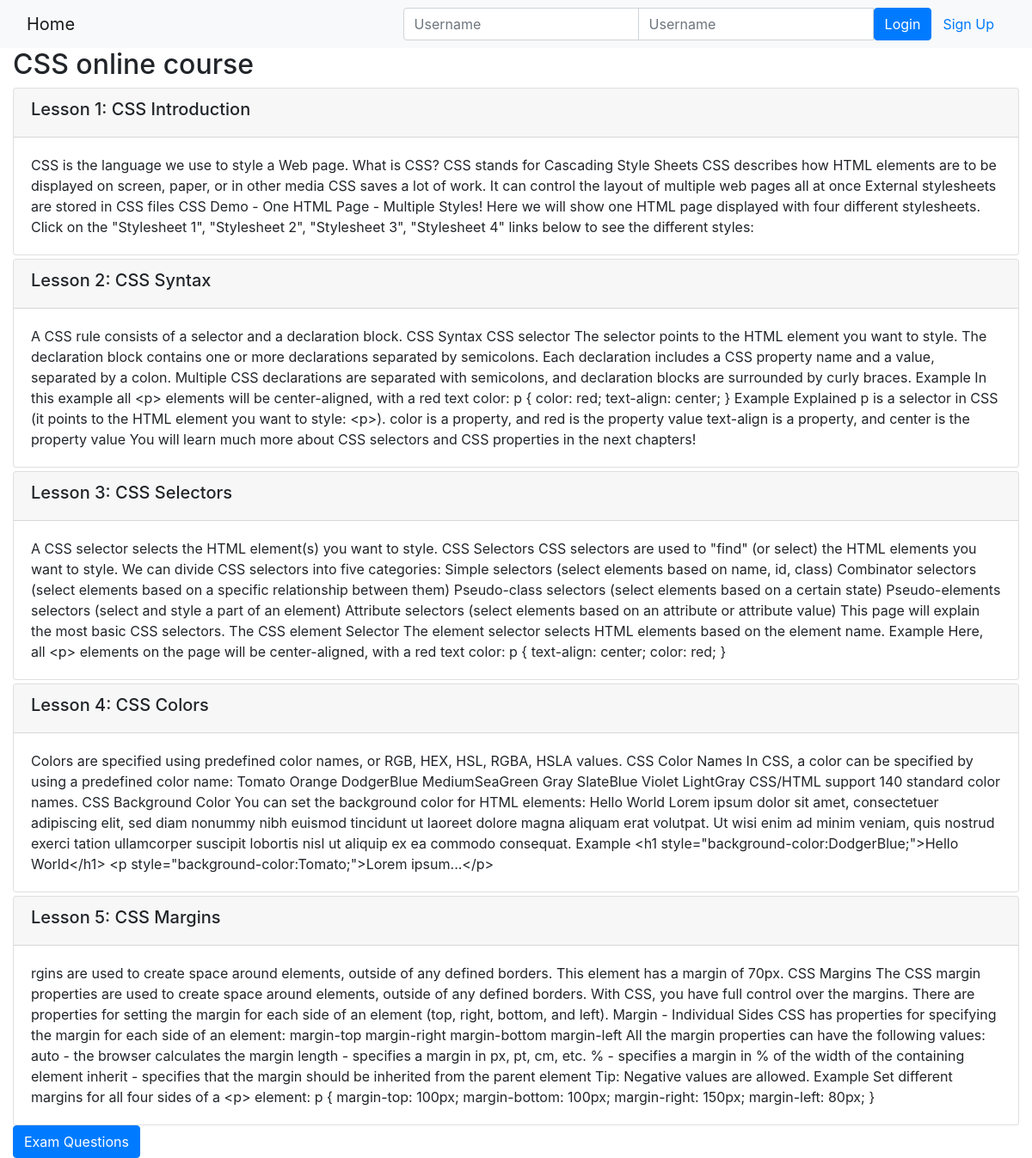
Page /2/ on the committed database.
### onlinecourse/models.py (models this page shows, shortened)
class Course(models.Model):
    name = models.CharField(null=False, max_length=60, default='online course')
    image = models.ImageField(upload_to='course_images/')
    description = models.CharField(max_length=1000)
    pub_date = models.DateField(null=True)
    instructors = models.ManyToManyField(Instructor)
    users = models.ManyToManyField(settings.AUTH_USER_MODEL, through='Enrollment')
    total_enrollment = models.IntegerField(default=0)
    is_enrolled = False

class Lesson(models.Model):
    title = models.CharField(max_length=200, default="title")
    order = models.IntegerField(default=0)
    course = models.ForeignKey(Course, on_delete=models.CASCADE)
    content = models.TextField()

### onlinecourse/views.py (the view)
# urls.py: path('<int:pk>/', views.CourseDetailView.as_view(), name='course_details'),
class CourseDetailView(generic.DetailView):
    model = Course
    template_name = 'onlinecourse/course_detail_bootstrap.html'

### onlinecourse/templates/onlinecourse/course_detail_bootstrap.html (shortened to what this page needs)
<!DOCTYPE html>
<html lang="en">
<head>
     {% load static %}
    <link rel="stylesheet" href="https://maxcdn.bootstrapcdn.com/bootstrap/4.5.2/css/bootstrap.min.css">
</head>
<body>
    <nav class="navbar navbar-light bg-light">
        <div class="container-fluid">
            <div class="navbar-header">
                  <a class="navbar-brand" href="{% url 'onlinecourse:index' %}">Home</a>
            </div>
            <ul class="nav navbar-nav navbar-right">
                {% if user.is_authenticated %}
                <li>
                    <a class="btn btn-link" href="#">{{ user.first_name }}({{ user.username }})</a>
                    <a class="btn btn-link" href="{% url 'onlinecourse:logout' %}">Logout</a>
                </li>
                {% else %}
                <li>
                    <form class="form-inline" action="{% url 'onlinecourse:login' %}" method="post">
                        <div class="input-group">
                            <input type="text" class="form-control" placeholder="Username" name="username" >
                            <input type="password" class="form-control" placeholder="Username" name="psw" >
                            <button class="btn btn-primary" type="submit">Login</button>
                            <a class="btn btn-link" href="{% url 'onlinecourse:registration' %}">Sign Up</a>
                        </div>
                    </form>
                </li>
                {% endif %}
            </ul>
        </div>
    </nav>
    <div class="container-fluid">
            <h2>{{ course.name }}</h2>
            <div class="card-columns-vertical">
                {% for lesson in course.lesson_set.all %}
                    <div class="card mt-1">
                        <div class="card-header"><h5>Lesson {{lesson.order|add:1}}: {{lesson.title}}</h5></div>
                        <div class="card-body">{{lesson.content}}</div>
                    </div>
                {% endfor %}
            </div>
            <button type="button" class="btn btn-primary" data-toggle="collapse" data-target="#exam">Exam Questions</button>
        </div>
</body>
</html>

### rows in the picture
Course: name "CSS online course"
Lesson: order|add "1", title "CSS Introduction", content "CSS is the language we use to style a Web page. What is CSS? CSS stands for Cascading Style Sheets CSS describes how HTML elements are to be displayed on screen, paper, or in other media CSS saves a lot of work. It can control the layout of multiple web pages all at once External stylesheets are stored in CSS files CSS Demo - One HTML Page - Multiple Styles! Here we will show one HTML page displayed with four different stylesheets. Click on the \"Stylesheet 1\", \"Stylesheet 2\", \"Stylesheet 3\", \"Stylesheet 4\" links below to see the different styles:"
Lesson: order|add "2", title "CSS Syntax", content "A CSS rule consists of a selector and a declaration block. CSS Syntax CSS selector The selector points to the HTML element you want to style. The declaration block contains one or more declarations separated by semicolons. Each declaration includes a CSS property name and a value, separated by a colon. Multiple CSS declarations are separated with semicolons, and declaration blocks are surrounded by curly braces. Example In this example all <p> elements will be center-aligned, with a red text color: p { color: red; text-align: center; } Example Explained p is a selector in CSS (it points to the HTML element you want to style: <p>). color is a property, and red is the property value…"
Lesson: order|add "3", title "CSS Selectors", content "A CSS selector selects the HTML element(s) you want to style. CSS Selectors CSS selectors are used to \"find\" (or select) the HTML elements you want to style. We can divide CSS selectors into five categories: Simple selectors (select elements based on name, id, class) Combinator selectors (select elements based on a specific relationship between them) Pseudo-class selectors (select elements based on a certain state) Pseudo-elements selectors (select and style a part of an element) Attribute selectors (select elements based on an attribute or attribute value) This page will explain the most basic CSS selectors. The CSS element Selector The element selector selects HTML elements based on the…"
Lesson: order|add "4", title "CSS Colors", content "Colors are specified using predefined color names, or RGB, HEX, HSL, RGBA, HSLA values. CSS Color Names In CSS, a color can be specified by using a predefined color name: Tomato Orange DodgerBlue MediumSeaGreen Gray SlateBlue Violet LightGray CSS/HTML support 140 standard color names. CSS Background Color You can set the background color for HTML elements: Hello World Lorem ipsum dolor sit amet, consectetuer adipiscing elit, sed diam nonummy nibh euismod tincidunt ut laoreet dolore magna aliquam erat volutpat. Ut wisi enim ad minim veniam, quis nostrud exerci tation ullamcorper suscipit lobortis nisl ut aliquip ex ea commodo consequat. Example <h1 style=\"background-color:DodgerBlue;\">Hello…"
Lesson: order|add "5", title "CSS Margins", content "rgins are used to create space around elements, outside of any defined borders. This element has a margin of 70px. CSS Margins The CSS margin properties are used to create space around elements, outside of any defined borders. With CSS, you have full control over the margins. There are properties for setting the margin for each side of an element (top, right, bottom, and left). Margin - Individual Sides CSS has properties for specifying the margin for each side of an element: margin-top margin-right margin-bottom margin-left All the margin properties can have the following values: auto - the browser calculates the margin length - specifies a margin in px, pt, cm, etc. % - specifies a margin…"
